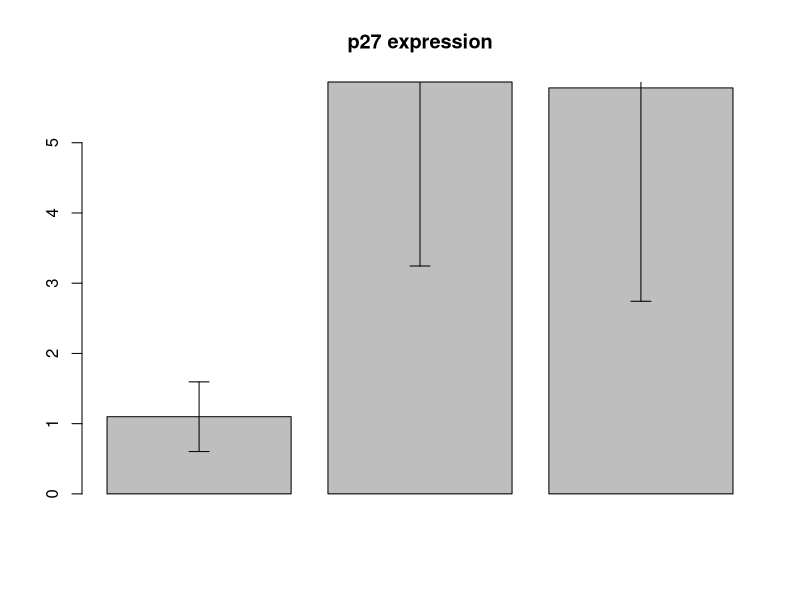

The R script that drew this image:
getwd()
setwd("C:\\Users\\leh\\Documents\\GeneExpressionAnalysisInR")
d = read.csv("AnalysisEffectsOfDrugInTumor.csv")
d

dCt_treated = d$treated_p27 -d$treated_GAPDH
dCt_untreated = d$untreated_p27 - d$untreated_GAPDH
mean_dCt_untreated = mean(dCt_untreated)
dCt_negativeControl = d$negativeControl_p27 - d$negativeControl_GAPDH

ddCt_treated = dCt_treated - mean_dCt_untreated
ddCt_untreated = dCt_untreated -mean_dCt_untreated
ddCt_negativeControl = dCt_negativeControl - mean_dCt_untreated

treated_p27_expression = 2**-ddCt_treated
untreated_p27_expression = 2**-ddCt_untreated
negativeControl_p27Expression = 2**-ddCt_negativeControl

expression = c(treated_p27_expression,
               untreated_p27_expression,
               negativeControl_p27Expression)
expression

condition = c(rep("treated_p27_expression", 10), 
              rep("untreated_p27_expression", 10),
              rep("negativeControl_p27Expression", 10))
condition

data = as.data.frame(t(rbind(condition, expression)))
class(data)
class(data$expression)
data$expression = as.numeric(data$expression)
data$expression

summary(aov(formula = expression ~ condition, data = data))
summary
class(data$condition)

img = barplot(c(mean(untreated_p27_expression),
                mean(negativeControl_p27Expression),
                mean(treated_p27_expression)),
              name.arg = c("UT", "NC", "Trt"),
              main = "p27 expression")
error.bar = function(x, y, upper, lower=upper, length=0.1,...) { 
  if(length(x) != length(y) | length(y) !=length(lower) | length(lower) != length(upper)) stop("vectors must be same length")     
  arrows(x,y+upper, x, y-lower, angle=90, code=3, length=length, ...)}

error.bar(img,
          c(mean(untreated_p27_expression), mean(negativeControl_p27Expression), mean(treated_p27_expression)),
          c(sd(untreated_p27_expression), sd(negativeControl_p27Expression), sd(treated_p27_expression)))

see = pairwise.t.test(x = expression, g = condition, p.adjust.method = "fdr")
see
see$p.value
see$fdr
